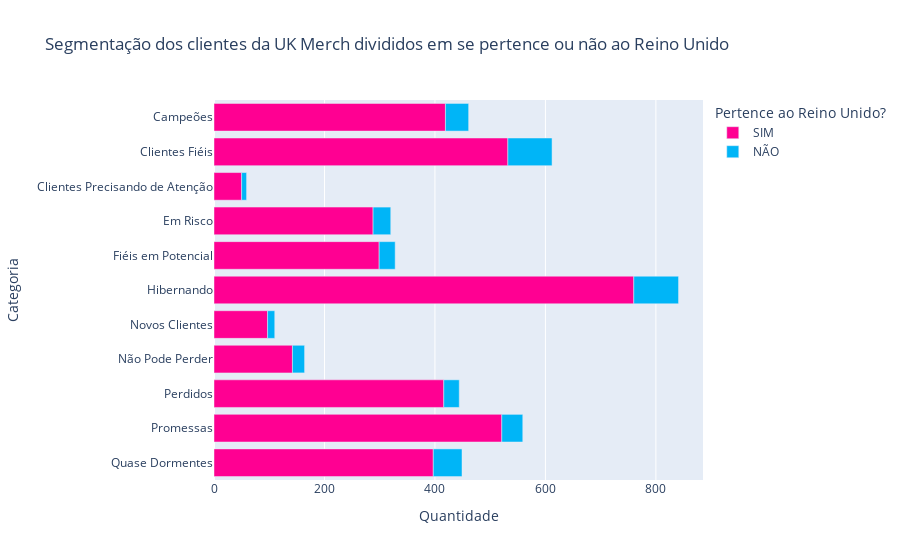

Notebook code for this chart:
### Markdown cell above
Os cinco maiores segmentos são: **Hibernando**, **Clientes Fiéis**, **Promessas**, **Campeões** e **Quase Dormentes**.

### Code cell
clientes = df_rfm.groupby(['Categoria','Pertence_UK'],
                                   as_index=False)['Cliente'].count()
clientes.rename(columns={'Pertence_UK':'Pertence ao Reino Unido?','Cliente':'Quantidade'}, inplace=True)
clientes.sort_values(by='Categoria', ascending=False, inplace=True)

fig = px.bar(clientes,
             x="Quantidade",
             y="Categoria",
             color="Pertence ao Reino Unido?",
             title="Segmentação dos clientes da UK Merch divididos em se pertence ou não ao Reino Unido",
             orientation='h',
            color_discrete_sequence=[
                  px.colors.qualitative.Light24[16],
                  px.colors.qualitative.Light24[13]])
fig.show()

### Figure 1 — Plotly figure (JSON) as saved in the notebook; plotly's stock layout.template omitted (floating-point values rounded to 4 significant figures)
{"data": [{"alignmentgroup": "True", "hovertemplate": "Pertence ao Reino Unido?=SIM<br>Quantidade=%{x}<br>Categoria=%{y}<extra></extra>", "legendgroup": "SIM", "marker": {"color": "#FF0092", "pattern": {"shape": ""}}, "name": "SIM", "offsetgroup": "SIM", "orientation": "h", "showlegend": true, "textposition": "auto", "type": "bar", "x": [397, 521, 416, 142, 97, 760, 299, 288, 50, 532, 419], "xaxis": "x", "y": ["Quase Dormentes", "Promessas", "Perdidos", "Não Pode Perder", "Novos Clientes", "Hibernando", "Fiéis em Potencial", "Em Risco", "Clientes Precisando de Atenção", "Clientes Fiéis", "Campeões"], "yaxis": "y"}, {"alignmentgroup": "True", "hovertemplate": "Pertence ao Reino Unido?=NÃO<br>Quantidade=%{x}<br>Categoria=%{y}<extra></extra>", "legendgroup": "NÃO", "marker": {"color": "#00B5F7", "pattern": {"shape": ""}}, "name": "NÃO", "offsetgroup": "NÃO", "orientation": "h", "showlegend": true, "textposition": "auto", "type": "bar", "x": [52, 38, 28, 22, 13, 81, 29, 32, 9, 80, 42], "xaxis": "x", "y": ["Quase Dormentes", "Promessas", "Perdidos", "Não Pode Perder", "Novos Clientes", "Hibernando", "Fiéis em Potencial", "Em Risco", "Clientes Precisando de Atenção", "Clientes Fiéis", "Campeões"], "yaxis": "y"}], "layout": {"barmode": "relative", "legend": {"title": {"text": "Pertence ao Reino Unido?"}, "tracegroupgap": 0}, "title": {"text": "Segmentação dos clientes da UK Merch divididos em se pertence ou não ao Reino Unido"}, "xaxis": {"anchor": "y", "domain": [0, 1], "title": {"text": "Quantidade"}}, "yaxis": {"anchor": "x", "domain": [0, 1], "title": {"text": "Categoria"}}}}
